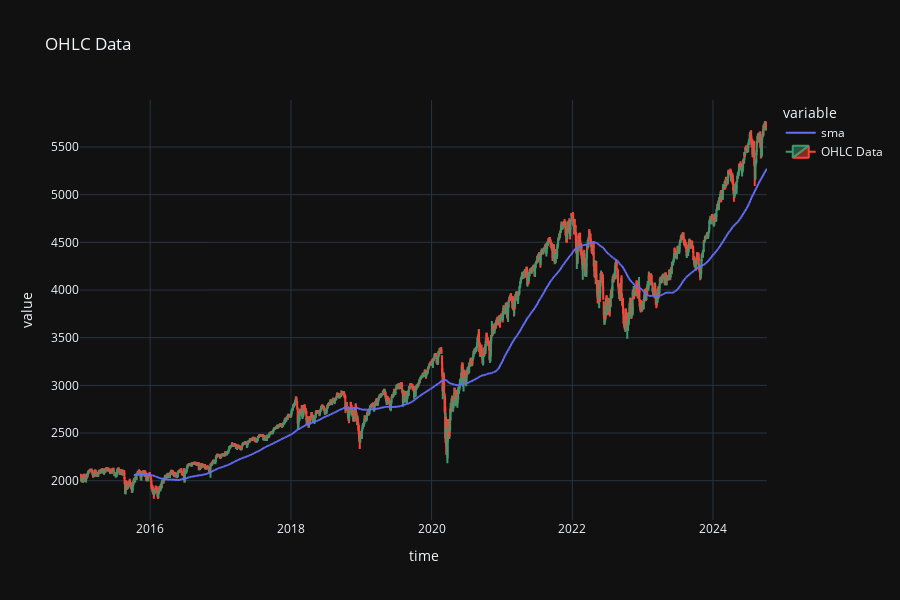

Notebook code cell kept with this figure:
### Code cell
symbol = 'US500'
start_dt = datetime(2015, 1, 1)
end_dt = datetime.now()

# get historical data
mt5.initialize()
ohlc = get_ohlc_history(symbol, mt5.TIMEFRAME_D1, start_dt, end_dt)
ohlc['sma'] = ohlc['open'].rolling(200).mean()

display(ohlc)

fig = create_price_fig(ohlc, indicators=['sma'])
display(fig)

### Figure 1 — Plotly figure (JSON) as saved in the notebook; plotly's stock layout.template omitted (floating-point values rounded to 4 significant figures; data arrays with more than 128 entries replaced by an {"elided": "..."} marker saying what was removed)
{"data": [{"hovertemplate": "variable=sma<br>time=%{x}<br>value=%{y}<extra></extra>", "legendgroup": "sma", "line": {"color": "#636efa", "dash": "solid"}, "marker": {"symbol": "circle"}, "mode": "lines", "name": "sma", "showlegend": true, "x": {"elided": "2522 str values"}, "xaxis": "x", "y": {"elided": "2522 float values"}, "yaxis": "y", "type": "scattergl"}, {"close": {"elided": "2522 float values"}, "high": {"elided": "2522 float values"}, "low": {"elided": "2522 float values"}, "name": "OHLC Data", "open": {"elided": "2522 float values"}, "x": {"elided": "2522 str values"}, "type": "candlestick"}], "layout": {"xaxis": {"anchor": "y", "domain": [0.0, 1.0], "title": {"text": "time"}, "rangeslider": {"visible": false}}, "yaxis": {"anchor": "x", "domain": [0.0, 1.0], "title": {"text": "value"}}, "legend": {"title": {"text": "variable"}, "tracegroupgap": 0}, "title": {"text": "OHLC Data"}, "height": 600}}
